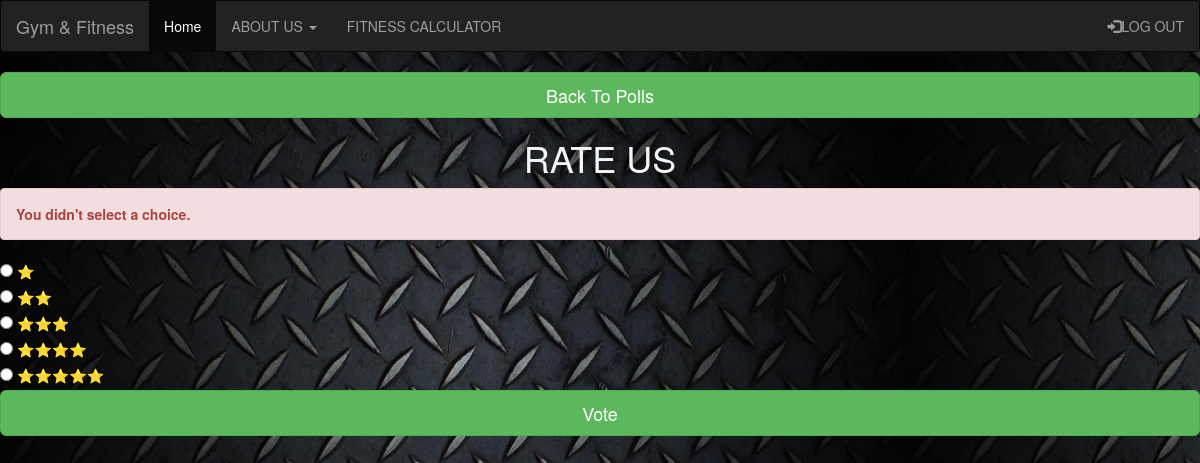
The page /1/vote/ (signed in) on the database its author committed.
### login/models.py (models this page shows, shortened)
class Question(models.Model):
    question_text = models.CharField(max_length=200)
    pub_date = models.DateTimeField('date published')

class Choice(models.Model):
    question = models.ForeignKey(Question, on_delete=models.CASCADE)
    choice_text = models.CharField(max_length=200)
    votes = models.IntegerField(default=0)

### login/views.py (the view)
# urls.py: path('<int:question_id>/vote/', views.vote, name='vote'),
@login_required(login_url='login')
def vote(request, question_id):
    question = get_object_or_404(Question, pk=question_id)
    try:
        selected_choice = question.choice_set.get(pk=request.POST['choice'])
    except (KeyError, Choice.DoesNotExist):
        return render(request, 'detail.html', {
            'question': question,
            'error_message': "You didn't select a choice.",
        })
    else:
        selected_choice.votes += 1
        selected_choice.save()
        return HttpResponseRedirect(reverse('results', args=(question.id,)))

### templates/tasks/detail.html (shortened to what this page needs)
{%  extends 'index.html' %}
{% block content %}
<body>
<a class="btn btn-success btn-lg btn-block mt-4" href="{% url 'index1' %}">Back To Polls</a>
<h1 class="text-center mb-3">{{ question.question_text }}</h1>
{% if error_message %}
<p class="alert alert-danger">
	<strong>{{ error_message }}</strong>
</p>
{% endif %}
<form action="{% url 'vote' question.id %}" method="post">
	{% for choice in question.choice_set.all %}
		<div class="form-check">
			<input
				type="radio"
				name="choice"
				class="form-check-input"
				id="choice{{ forloop.counter }}"
				value="{{ choice.id }}"
			/>
			<label for="choice{{ forloop.counter }}">{{ choice.choice_text }}</label
			>
		</div>
	{% endfor %}
	<input type="submit" value="Vote" class="btn btn-success btn-lg btn-block mt-4" />
</form>
</body>
{% endblock %}

### templates/tasks/detail.html (style rules this page uses)
body { margin: 0px; padding: 0px; background: url('/static/gyma.jpg'); background-size: 900px; }
h1 { color: whitesmoke; }

### rows shown on the page
Question: question_text "RATE US"
Choice: choice_text "⭐"
Choice: choice_text "⭐⭐"
Choice: choice_text "⭐⭐⭐"
Choice: choice_text "⭐⭐⭐⭐"
Choice: choice_text "⭐⭐⭐⭐⭐"

### other values the page prints
{{ error_message }} "You didn't select a choice."
